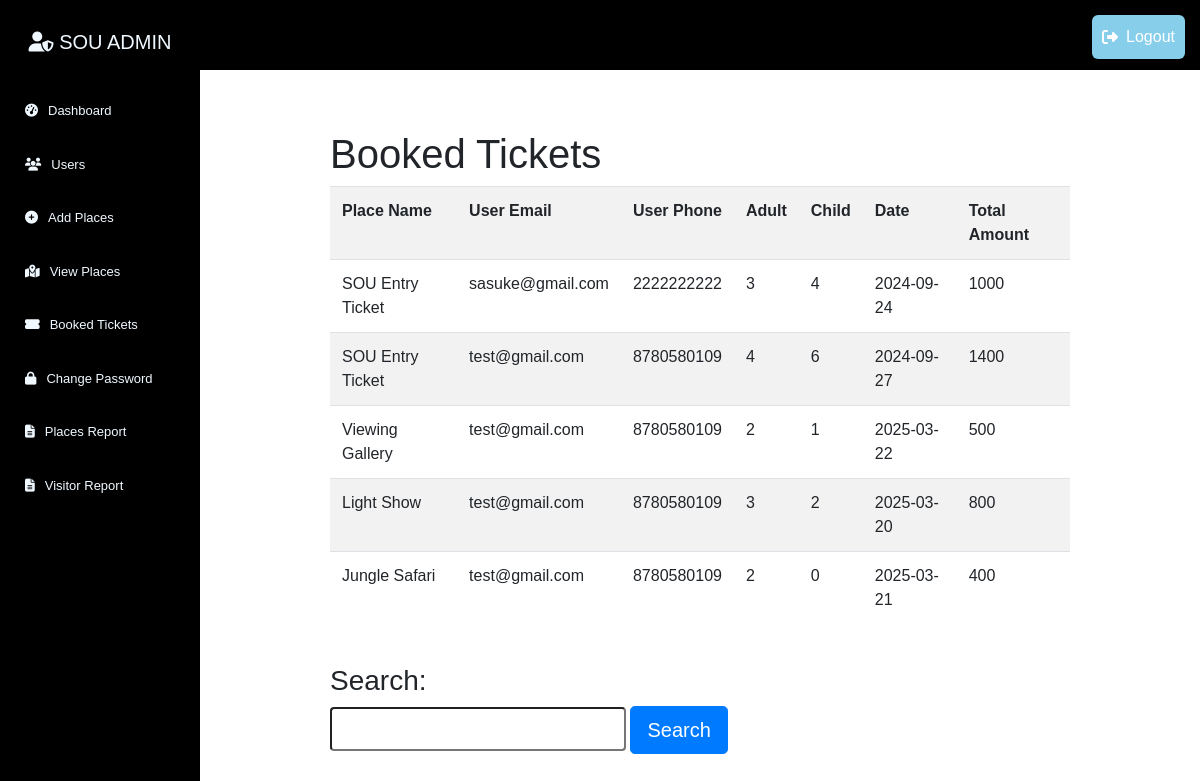
The page /ticket_booked.php (signed in) on the database its author committed.
### tables this page shows
CREATE TABLE IF NOT EXISTS `ticket_book` (
  `id` int NOT NULL AUTO_INCREMENT,
  `place_name` varchar(50) NOT NULL,
  `email` varchar(50) NOT NULL,
  `phone` varchar(10) NOT NULL,
  `adult` int NOT NULL,
  `child` int NOT NULL,
  `date` date NOT NULL,
  `total_price` int NOT NULL,
  PRIMARY KEY (`id`)
);

### ticket_booked.php (the view, shortened to what this page needs)
<?php
    $con = mysqli_connect("localhost","root","","website");
    if(isset($_GET['search'])){
        $search = $_GET['isearch'];
        $sql = "SELECT * FROM `ticket_book` WHERE concat(place_name,email,phone) LIKE '%$search%'";
        $result = mysqli_query($con,$sql);
    }
    else{
        $sql = "SELECT * FROM `ticket_book`";
        $result = mysqli_query($con,$sql);
    }
?>
<!DOCTYPE html>
<html lang="en">
<head>
    <link rel="stylesheet" href="admin-style.css">
    <link rel="stylesheet" href="bootstrap.min.css">
    <link rel="stylesheet" href="https://cdnjs.cloudflare.com/ajax/libs/font-awesome/6.4.0/css/all.min.css">
</head>
<body>
    <div class="wrapper">
        <div class="sidebar">
            <h2><i class="fas fa-user-shield"></i> SOU Admin</h2>
            <ul>
                <li>
                    <a href="index.php"><i class="fas fa-tachometer-alt"></i>Dashboard</a>
                </li>
                <li>
                    <a href="users.php"><i class="fas fa-users"></i>Users</a>
                </li>
                <li>
                    <a href="add_place.php"><i class="fas fa-plus-circle"></i>Add Places</a>
                </li>
                <li>
                    <a href="view_place.php"><i class="fas fa-map-marked-alt"></i>View Places</a>
                </li>
                <li>
                    <a href="ticket_booked.php"><i class="fas fa-ticket-alt"></i>Booked Tickets</a>
                </li>
                <li>
                    <a href="admin_changepass.php">
                    <i class="fas fa-lock icon"></i>Change Password
                    </a>
                </li>
                <li>
                    <a href="place_report.php">
                    <i class="fa fa-file-alt"></i> Places Report
                    </a>
                </li>
                <li>
                    <a href="visit_report.php">
                    <i class="fa fa-file-alt"></i> Visitor Report
                    </a>
                </li>
            </ul>
        </div>
        <div class="header">
            <div class="admin_header">
                <a href="adminlogout.php"><i class="fas fa-sign-out-alt"></i>Logout</a>
            </div>
            <div class="info">
                <h1>Booked Tickets</h1>
                <table class="table table-striped table-hover">
                    <tr>
                        <th>Place Name</th>
                        <th>User Email</th>
                        <th>User Phone</th>
                        <th>Adult</th>
                        <th>Child</th>
                        <th>Date</th>
                        <th>Total Amount</th>
                    </tr>
                    <?php
                        while($row=mysqli_fetch_assoc($result)){
                    ?>
                    <tr>
                        <td><?php echo $row['place_name'] ?></td>
                        <td><?php echo $row['email'] ?></td>
                        <td><?php echo $row['phone'] ?></td>
                        <td><?php echo $row['adult'] ?></td>
                        <td><?php echo $row['child'] ?></td>
                        <td><?php echo $row['date'] ?></td>
                        <td><?php echo $row['total_price'] ?></td>
                    </tr>
                    <?php
                        }
                    ?>
                </table><br>
                <div>
                    <h3>Search:</h3>
                    <form action="" method="GET" class="f">
                        <input type="text" name="isearch" required>
                        <button type="submit" class="btn btn-primary btn-lg" id="b" name="search">Search</button>
                    </form>
                </div>
            </div>
        </div>
    </div>
</body>
</html>

### admin-style.css (style rules this page uses)
* { margin: 0; padding: 0; text-decoration: none; list-style: none; box-sizing: border-box; font-family: sans-serif; }
.wrapper { display: flex; position: relative; }
.wrapper .sidebar { background: black; width: 200px; height: 100%; position: fixed; padding: 30px 0px; }
.wrapper .sidebar h2 { color: aliceblue; margin-bottom: 30px; font-size: 20px; text-transform: uppercase; text-align: center; }
.wrapper .sidebar ul li { padding: 5px; }
.wrapper .sidebar ul li a { font-size: 13px; color: aliceblue; }
.header { margin-left: 200px; width: 100%; }
.header .admin_header { background: black; padding: 15px; width: 100%; height: 70px; }
.header .admin_header a { float: right; background-color: skyblue; padding: 10px; border-radius: 6px; text-decoration: none; }
.info { margin: 120px; padding: 10px; margin-top: 5%; }
input[type='text'], input[type='time'], input[type='tel'], input[type='email'], input[type='password'], input[type='number'] { width: 40%; padding: 8px; resize: vertical; box-sizing: border-box; border-radius: 4px; }

### ticket_booked.php (style rules this page uses)
.sidebar ul li a { display: flex; align-items: center; gap: 10px; padding: 12px 20px; transition: background 0.3s ease; }
.admin_header a { display: inline-flex; align-items: center; gap: 8px; padding: 8px 20px; background: #e74c3c; color: white; border-radius: 5px; transition: background 0.3s ease; }

### rows shown on the page
ticket_book: place_name "SOU Entry Ticket", email "sasuke@gmail.com", phone "2222222222", adult "3", child "4", date "2024-09-24", total_price "1000"
ticket_book: place_name "SOU Entry Ticket", email "test@gmail.com", phone "8780580109", adult "4", child "6", date "2024-09-27", total_price "1400"
ticket_book: place_name "Viewing Gallery", email "test@gmail.com", phone "8780580109", adult "2", child "1", date "2025-03-22", total_price "500"
ticket_book: place_name "Light Show", email "test@gmail.com", phone "8780580109", adult "3", child "2", date "2025-03-20", total_price "800"
ticket_book: place_name "Jungle Safari", email "test@gmail.com", phone "8780580109", adult "2", child "0", date "2025-03-21", total_price "400"
